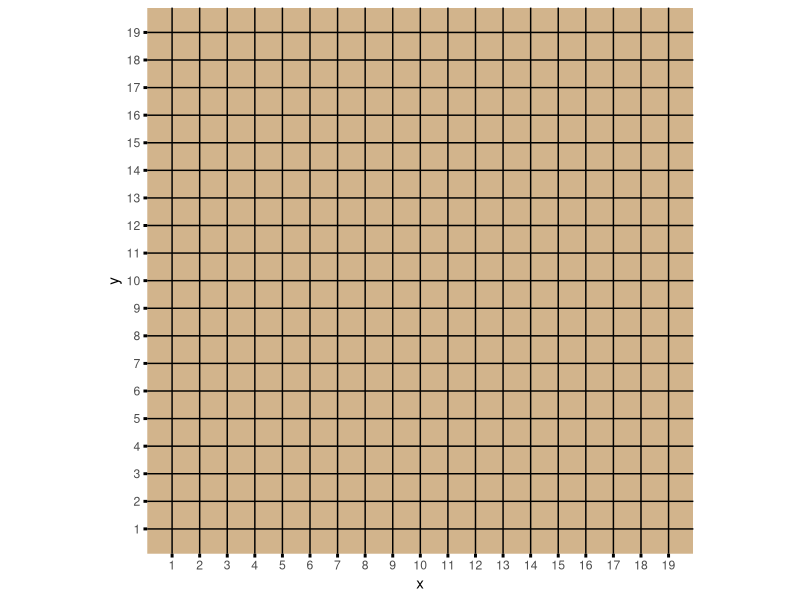

The R script that drew this image:
library(ggplot2)
library(grid)

gomokuBoard <- function(board_size = 19) {

  # loading package dependencies (if necessary)
  require(ggplot2)

  # (Re)initializing the number of tiles each player has (60)
  white_tiles <- 60
  black_tiles <- 60
  moves <- rep(c("black", "white"), 120)


  tile_color <- c("white","black")
  i = 1
  board_size <- board_size

  # Initializing data.frame for board
  df <- data.frame(x = 1:board_size, y = 1:board_size)

  # Drawing board
  background <- ggplot(df) +
    geom_point(aes(x, y), size = 5, alpha = 0) +
    theme(
      aspect.ratio = 1,
      axis.ticks = element_line(colour = "black", size = 1),
      panel.grid.major = element_line(colour = "black"),
      panel.grid.minor = element_line(size = 1, colour = "black"),
      panel.background = element_rect(fill = "#D2B48C"),
      panel.ontop = FALSE
    ) +
    scale_x_continuous(
      breaks = seq(1, board_size, by = 1),
      minor_breaks = seq(1, board_size, 1)
    ) +
    scale_y_continuous(
      breaks = seq(1, board_size, by = 1),
      minor_breaks = seq(1, board_size, 1)
    )

  message("Both players have 60 tiles. Now you may begin playing Gomoku. Black is the first to move.")

  # Calling the board object
  background

}

gomokuBoard(19)
